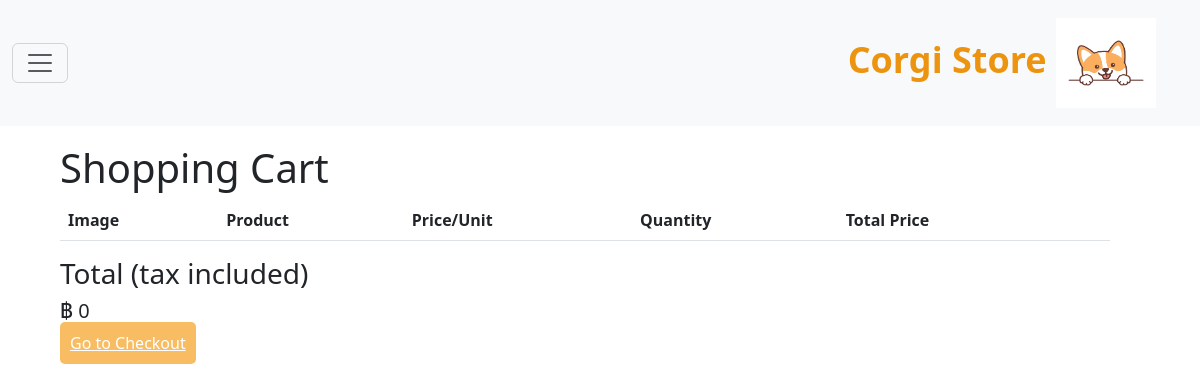
Page /store/cart/ (signed in) on the earlier database version.
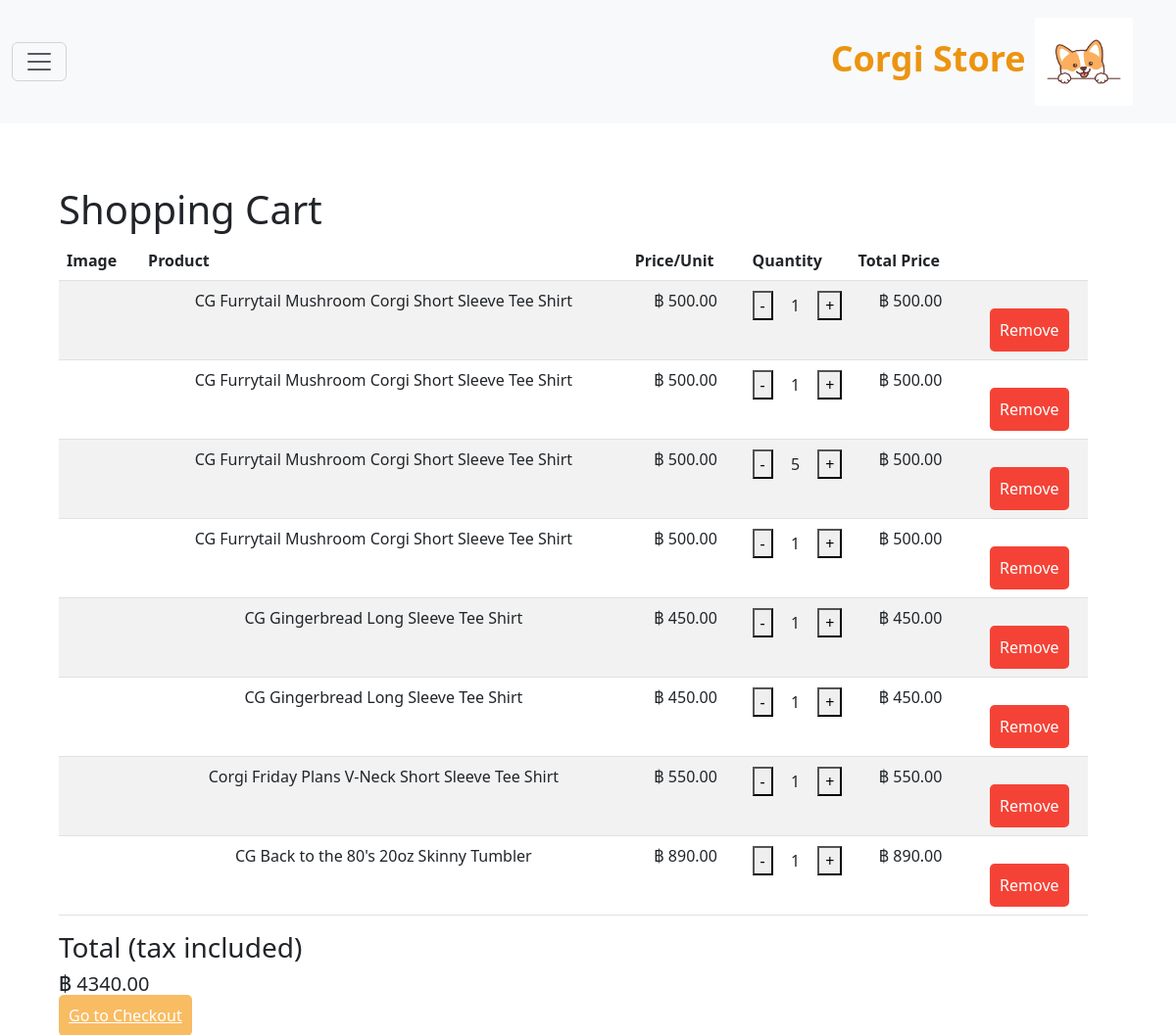
Same page on the later database version.
### buyer/models.py (models this page shows, shortened)
class Cart(models.Model):
    is_paid = models.BooleanField(default=False)
    product = models.ForeignKey(SellerProduct, on_delete=models.CASCADE)
    customer = models.ForeignKey(User, on_delete=models.CASCADE)
    amount = models.IntegerField(default=0)
    price = models.DecimalField(default=0, max_digits=8, decimal_places=2)
    date = models.DateField(default=datetime.datetime.today)

### seller/models.py (models this page shows)
class SellerProduct(models.Model):
    name = models.CharField(max_length=60)
    price = models.DecimalField(default=0, max_digits=8, decimal_places=2)
    category = models.ForeignKey(SellerCategory, on_delete=models.CASCADE, default=1)
    quantity = models.IntegerField(default=0, null=True, blank=True)
    description = models.CharField(max_length=2500)
    image = models.ImageField(upload_to="seller/media/product")
    status = models.BooleanField(default=True)
    last_update = models.DateTimeField(auto_now=True)
    seller = models.ForeignKey(Seller, on_delete=models.CASCADE)
    def __str__(self):
        return f"{self.name}"

### buyer/views.py (the view)
# urls.py: path('cart/', views.cart, name='cart'),
@login_required
def cart(request):
    user = request.user.id
    carts = Cart.objects.filter(customer=user)
    cart_price = []
    for p in carts:
        cart_price.append(p.price)
    total = sum(cart_price)
    context = {'carts': carts,
               'total': total,}
    return render(request, 'cart.html', context)

### buyer/templates/cart.html (shortened to what this page needs)
{% load static %}
<!DOCTYPE html>
<html>
    <link rel="stylesheet" href="{% static 'css/bootstrap.min.css' %}">
<head>
    <nav class="navbar bg-body-tertiary fixed-top">
        <div class="container-fluid">
          <button class="navbar-toggler" type="button" data-bs-toggle="offcanvas" data-bs-target="#offcanvasNavbar" aria-controls="offcanvasNavbar" aria-label="Toggle navigation">
            <span class="navbar-toggler-icon"></span>
          </button>
          <a class="navbar-brand" href="/" style="font-weight:bold; color: #ec9410;">
            Corgi Store
            <img class="navbar-brand" src="{% static 'media/logo.jpg'%}" alt="" width="100" height="100">
          </a>
        </div>
      </nav>
</head>
<!DOCTYPE html>
<html>
  <head>
  </head>
  <body>
  <h1>Shopping Cart</h1>
  <div class="col-md-10">
    <form method="POST">
        <table class="table table-striped" style="width: 350%;">
            <thead>
                <tr>
                    <th scope="col">Image</th>
                    <th scope="col">Product</th>
                    <th scope="col">Price/Unit</th>
                    <th scope="col">Quantity</th>
                    <th scope="col">Total Price</th>
                    <th scope="col"></th>
                </tr>
            </thead>
            <tbody>
                {% for cart in carts %}
                    <tr>
                        <td><img src="{{ cart.product.image.url }}" alt="" width=100 height=auto></td>
                        <td>{{ cart.product }}</td>
                        <td>฿ {{ cart.product.price }}</td>
                        <td>
                            <div class="quantity">
                                <button class="decrease">-</button>
                                <p>{{ cart.amount }}</p>
                                <button class="increase">+</button>
                            </div>
                        </td>
                        <td>฿ {{ cart.price }}</td>
                        <td><button class="remove">Remove</button></td>
                    </tr>
                {% endfor %}
            </tbody>
        </table>
    </form>
</div>
    <h3>Total (tax included)</h3>
    <h5>฿ {{ total }}</h5>
      <a class="checkout" aria-current="page" href="checkout/" style="line-height: 1.5;">Go to Checkout</a>
  </body>
</html>

### buyer/templates/cart.html (style rules this page uses)
body { position: absolute; top: 18%; width: 30%; height: 20%; left: 5%; }
.quantity { display: flex; justify-content: space-between; align-items: center; }
.quantity p { margin: 5px; }
.remove { background-color: #f44336; color: white; border: none; padding: 10px; border-radius: 5px; cursor: pointer; margin-top: 20px; }
.checkout { background-color: #f8bc63; color: white; border: none; padding: 10px; border-radius: 5px; cursor: pointer; margin-top: 20px; }
td { text-align: center; }

Differences in the rows shown:
added Cart: product "CG Furrytail Mushroom Corgi Short Sleeve Tee Shirt", product.price "500.00", amount "1", price "500.00"
added Cart: product "CG Furrytail Mushroom Corgi Short Sleeve Tee Shirt", product.price "500.00", amount "1", price "500.00"
added Cart: product "CG Furrytail Mushroom Corgi Short Sleeve Tee Shirt", product.price "500.00", amount "5", price "500.00"
added Cart: product "CG Furrytail Mushroom Corgi Short Sleeve Tee Shirt", product.price "500.00", amount "1", price "500.00"
added Cart: product "CG Gingerbread Long Sleeve Tee Shirt", product.price "450.00", amount "1", price "450.00"
added Cart: product "CG Gingerbread Long Sleeve Tee Shirt", product.price "450.00", amount "1", price "450.00"
added Cart: product "Corgi Friday Plans V-Neck Short Sleeve Tee Shirt", product.price "550.00", amount "1", price "550.00"
added Cart: product "CG Back to the 80's 20oz Skinny Tumbler", product.price "890.00", amount "1", price "890.00"
Other differences:
{{ total }}: "0" → "4340.00"
